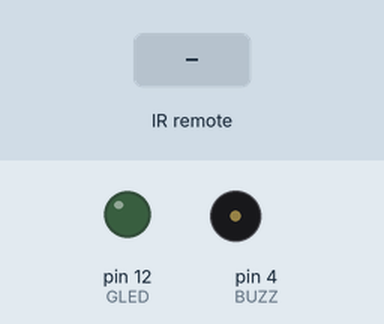
The sketch below on a simulated Arduino Uno, built with avr-gcc and run on an emulated ATmega328P. On the bench: output pins drawn as LEDs (lit = HIGH), buzzer (waves = sounding, pin HIGH). The inputs (shaded band) are chosen by the test bench. What the sketch prints to the serial monitor is not drawn.

Above: at 1.2 s.
1.3 s: infrared code 0x84 received
At 2.0 s:
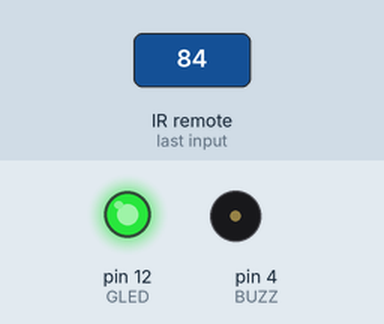
2.8 s: infrared code 0x89 received
At 3.1 s:
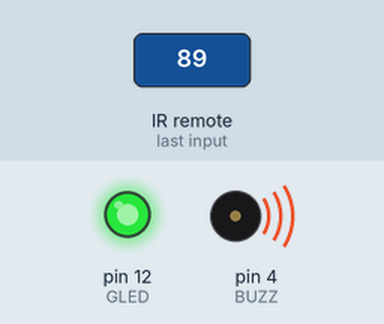
4.3 s: infrared code 0x84 received
At 5.4 s:
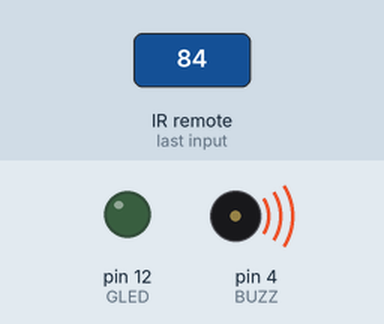
Timing chart, 0 to 7.3 s (numbered marks = the images above; inputs shaded):
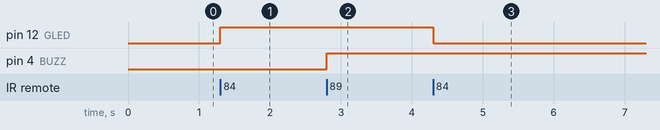

The sketch:

IR_Switch_Case.ino
```cpp
/*
  Author: Advait Thale

  Sketched a code to obtain HEX code and control peripherals using
  IR Remote with Microcontroller's Digital Out. Update the Keymap
  as per equivalent remote.


  IR Remote Keypad Hex Map:

        +------------------+
        |              DC  |
        |                  |
        |  92    93    CC  |
        |  8E    8F    C8  |
        |  8A    8B    C4  |
        |  CF    87    82  |
        |                  |
        |  80    9C    85  |
        |  81  8C  DD  86  |
        |                  |
        |        CA        |
        |  88 99 CE C1 C5  |
        |        D2        |
        |                  |
        |  DA          D6  |
        |      98  95      |
        |                  |
        |  CD    91    D0  |
        |  8D  97  C3  83  |
        |                  |
        |  89  84  D9  96  |
        |                  |
        |     hathw@y      |
        +------------------+


  IR Receiver Pinout:
  Sheildless:
  -------------
  |OUT|VCC|GND|
  -------------

  VS1838B:
  -------------
  |OUT|GND|VCC|
  -------------

*/


#include <IRremote.h>

const byte IR_RECEIVE_PIN = 2; // IR receiver

int ILCD = 11;     // LCD Pin
int GLED = 12;     // LED Pin
int BUZZ = 4;      // BUZZER Pin

void setup() {
  Serial.begin(115200);
  Serial.println("IR Receiver -> ");
  IrReceiver.begin(IR_RECEIVE_PIN, ENABLE_LED_FEEDBACK);
  pinMode(ILCD, OUTPUT);
  pinMode(GLED, OUTPUT);
  pinMode(BUZZ, OUTPUT);
  digitalWrite(ILCD, LOW);
  digitalWrite(GLED, LOW);
  digitalWrite(BUZZ, LOW);
}

void loop() {
  if (IrReceiver.decode()) {
    switch (IrReceiver.decodedIRData.command) {
      case 0x84:
        digitalWrite(GLED, !digitalRead(GLED));
        //Serial.println("btn1");
        break;

      case 0xD9:
        digitalWrite(ILCD, !digitalRead(ILCD));
        //Serial.println("btn2");
        break;

      case 0x89:
        digitalWrite(BUZZ, !digitalRead(BUZZ));
        //Serial.println("btn3");
        break;

      default:
        Serial.println(IrReceiver.decodedIRData.command, HEX);
//        Serial.println("Default");
    }
    IrReceiver.resume(); // Receive the Next Value
  }
}


/*
    if (irrecv.decode(&results)) {
    switch (results.value) {
      case 16582903:
        lcd.print("btn1"); // Button 1
        delay(600);
        lcd.begin(16, 2);
        break;
      case 16615543:
        lcd.print("btn2"); // Button 2
        delay(600);
        lcd.begin(16, 2);
        break;
      case 16599223:
        lcd.print("btn3"); // Button 3
        delay(600);
        lcd.begin(16, 2);
        break;
      default:
        Serial.println(results.value);
    }
    irrecv.resume(); // Receive the next value
  }
  }
*/
```

Measured:
- after the input at 1.3 s, pin 12 (GLED): LOW → HIGH at once
- after the input at 2.8 s, pin 4 (BUZZ): LOW → HIGH at once
- after the input at 4.3 s, pin 12 (GLED): HIGH → LOW at once
